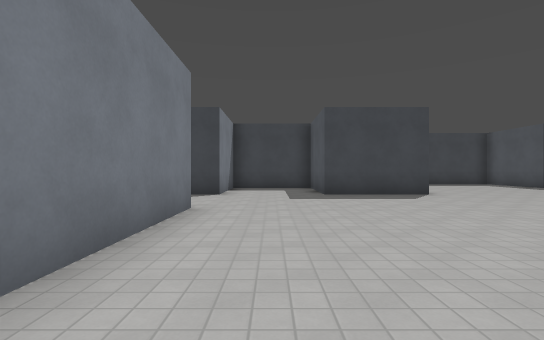
[1] (above)

24 first-person views from a walk through a Godot game level. The camera is 1.4 m above the floor, looks level and sees 85° across. The floor is counted in squares, 2 m on a side. Each view is taken from the middle of a square. On the plan, view 1 faces up. The plan holds only what a view shows up to about 10 squares ahead; the rest is blank. The place goes on beyond the plan. Surface patterns are stand-ins for the level's own textures.

[2]
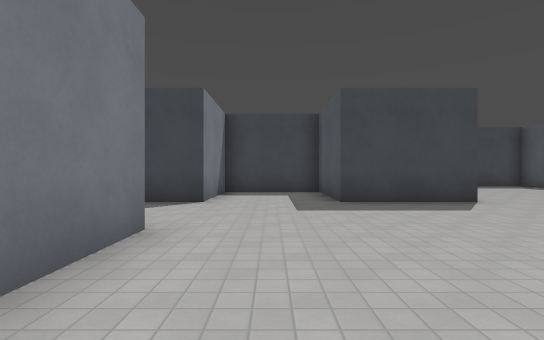

[3]
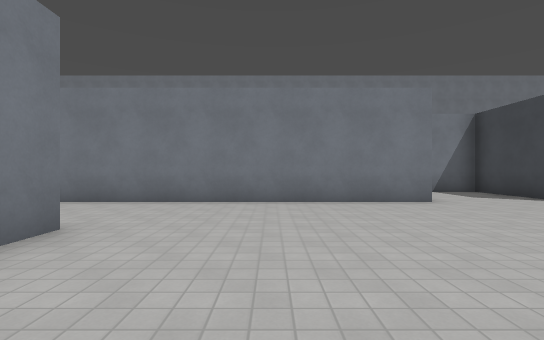

[4]
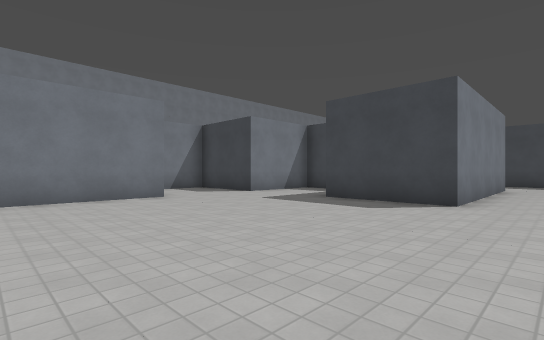

[5]
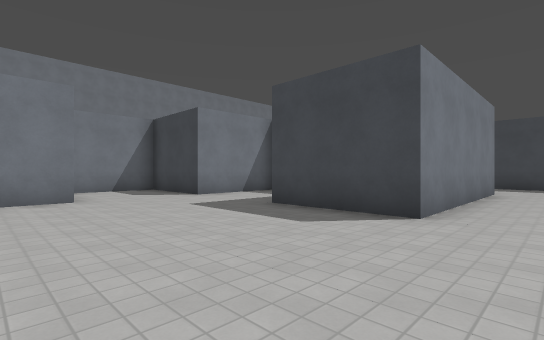

[6]
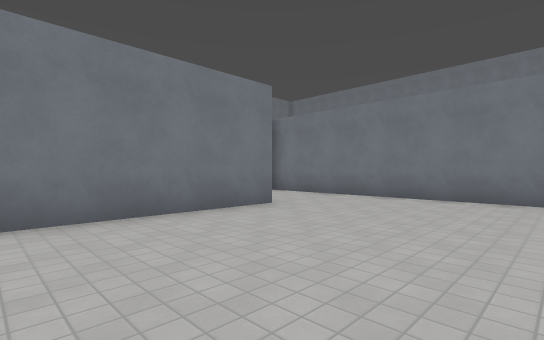

[7]
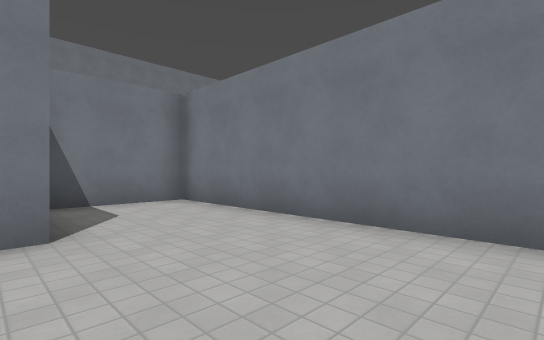

[8]
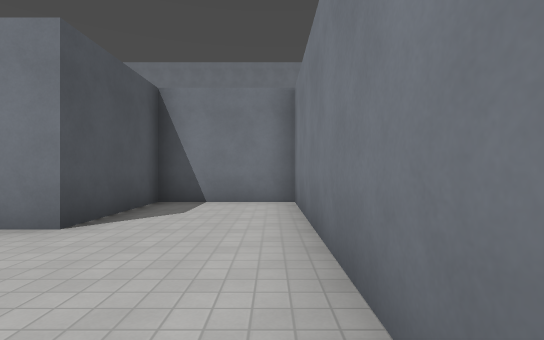

[9]
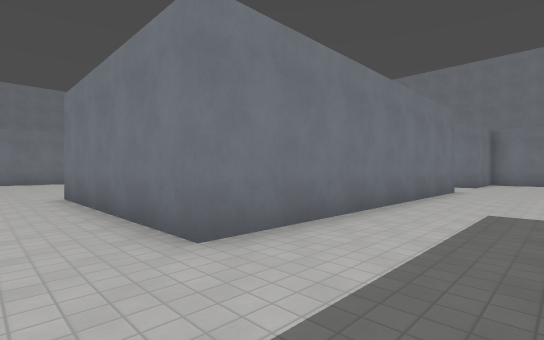

[10]
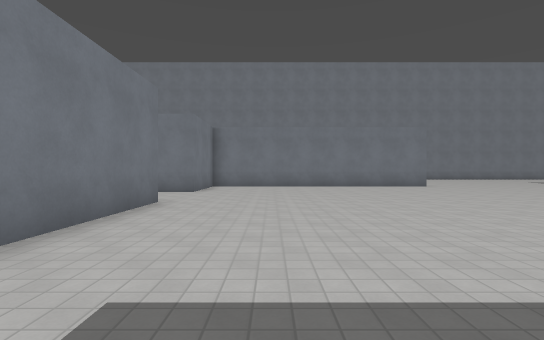

[11]
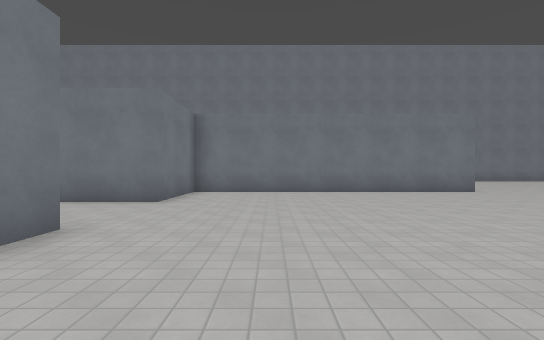

[12]
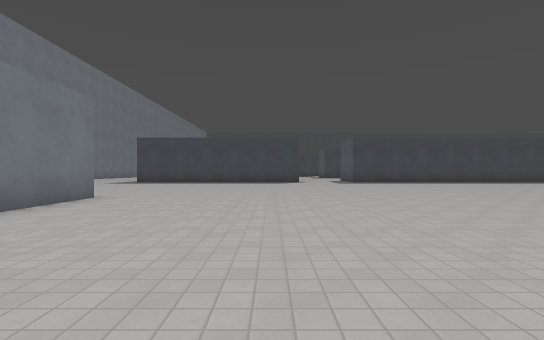

[13]
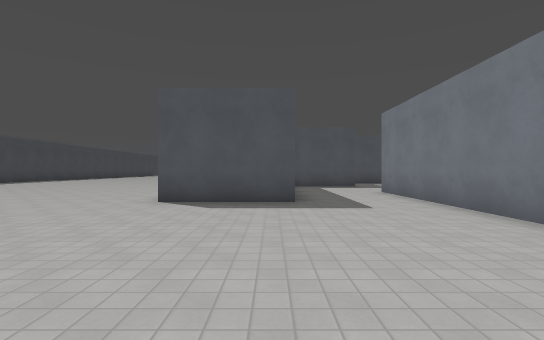

[14]
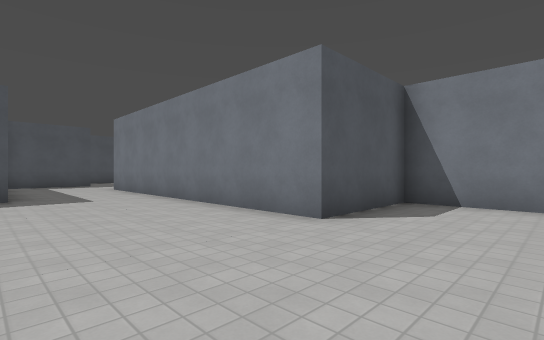

[15]
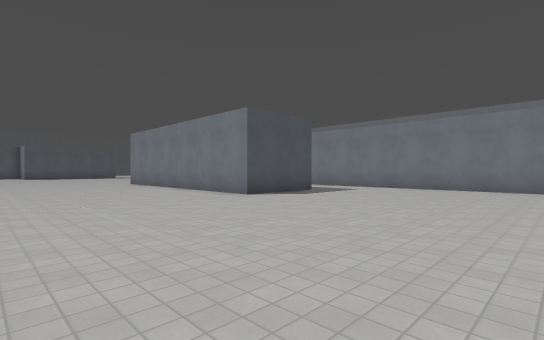

[16]
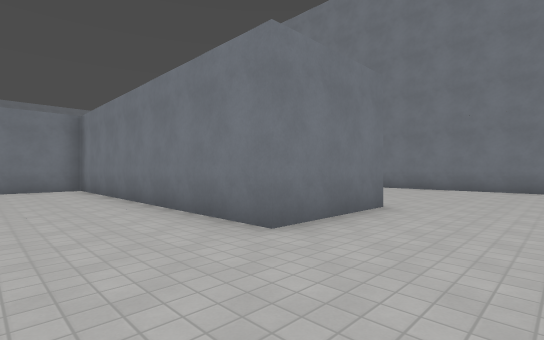

[17]
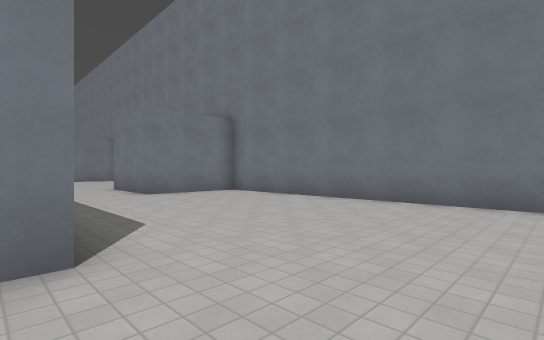

[18]
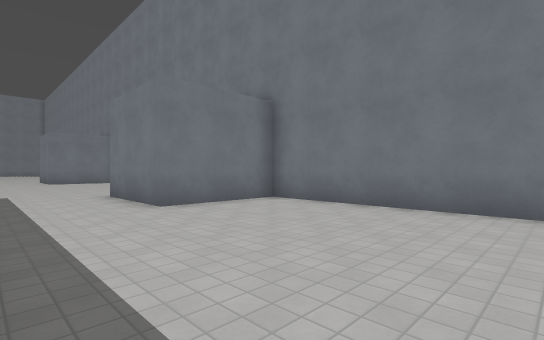

[19]
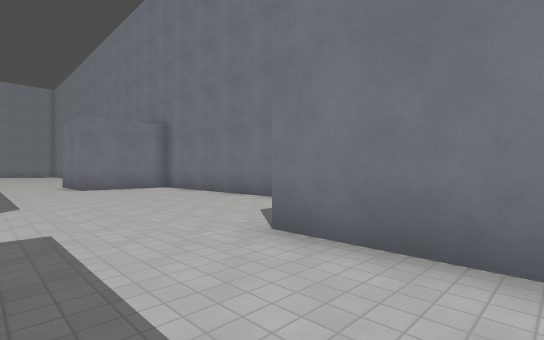

[20]
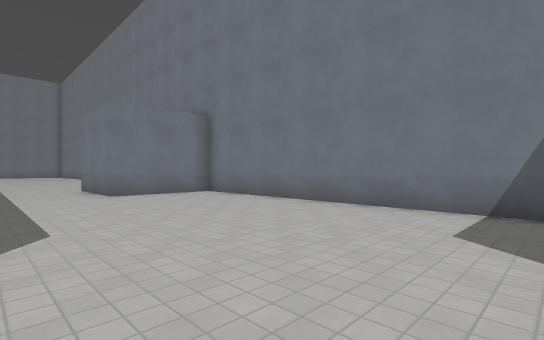

[21]
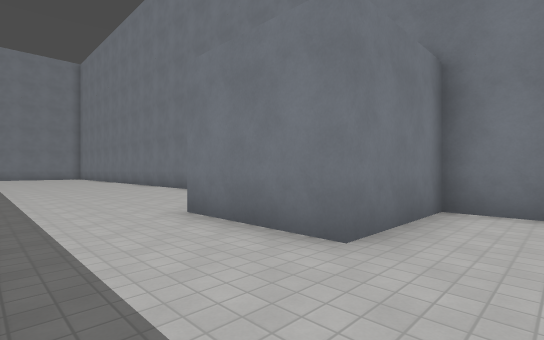

[22]
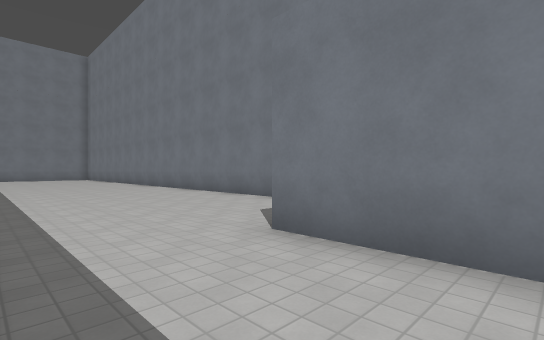

[23]
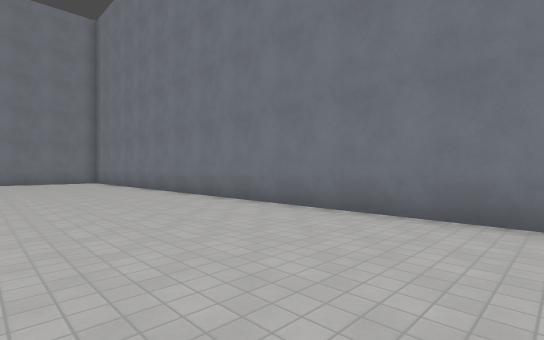

[24]
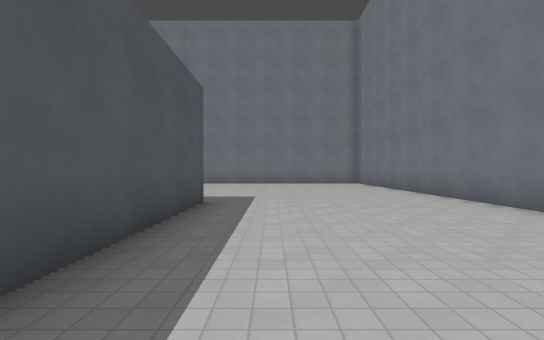

### Floor plan
Points are (right, up) in squares from view 1. A wall is a line through its corners. A room is listed if a view was taken in it or the views show most of it. See-through windows are left out.
Room 1 (views 1, 2, 3, 4, 5, 6, 7, 8)
walls: (-1.5, 5.5) (-1.5, -3.5) (1.5, -3.5) (1.5, -0.5) (5.9, -0.5); (4.5, 14.5) (4.5, 8.5) (1.5, 8.5) (1.5, 11.5) (-1.5, 11.5) (-1.5, 8.5) (-4.5, 8.5) (-4.5, 6)
ways out: opening at (5.5, 15) to room 2
Room 2 (views 9, 10, 11, 12, 13, 14, 15, 16)
walls: (1.5, 17.5) (1.5, 20.5) (3.8, 20.5); (-10.5, 23.5) (-10.5, 14.5) (-7.5, 14.5) (-7.5, 12.2); (-6.8, 11.5) (-4.5, 11.5) (-4.5, 14.5) (4.5, 14.5)
ways out: opening at (5.5, 15) to room 1; opening at (-9.7, 25) to room 3
Room 3 (views 17, 18, 19, 20, 21, 22, 23, 24)
walls: (-13.5, -9.5) (-13.5, -4.6); (-19.5, -0.5) (-19.5, -13); (-19.5, 13.9) (-19.5, 5.5) (-16.5, 5.5) (-16.5, 2.5); (-13.5, 23.5) (-10.5, 23.5); (-19.5, 25.8) (-19.5, 17.5) (-16.5, 17.5) (-16.5, 14.5)
ways out: opening at (-9.7, 25) to room 2

Where each view was taken, in squares from view 1:
view 1: 0 up, 0 right, facing up
view 2: 2 up, 0 right, facing up
view 3: 2 up, 5 right, facing left
view 4: 2 up, 6 right, facing up-left
view 5: 4 up, 6 right, facing up-left
view 6: 4 up, 6 right, facing down-left
view 7: 3 up, 2 right, facing down-left
view 8: 3 up, 1 left, facing down
view 9: 17 up, 6 right, facing down-left
view 10: 17 up, 2 right, facing left
view 11: 17 up, 1 left, facing left
view 12: 16 up, 6 left, facing up
view 13: 18 up, 5 left, facing right
view 14: 18 up, 7 left, facing down-right
view 15: 26 up, 5 left, facing down-right
view 16: 26 up, 8 left, facing down-left
view 17: 26 up, 13 left, facing down-left
view 18: 23 up, 14 left, facing down-left
view 19: 17 up, 14 left, facing down-left
view 20: 14 up, 14 left, facing down-left
view 21: 7 up, 14 left, facing down-left
view 22: 5 up, 14 left, facing down-left
view 23: 1 down, 15 left, facing down-left
view 24: 3 down, 15 left, facing down
